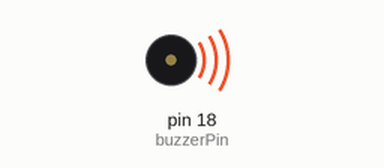
Bench run of a sketch on a simulated Arduino Uno, built with avr-gcc and run on an emulated ATmega328P. Shown: buzzer (waves = sounding).

Above: at 0.2 s.
At 8.6 s:
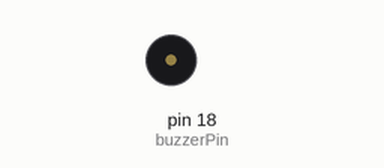
Timing chart, 0 to 13.7 s (numbered marks = the images above):
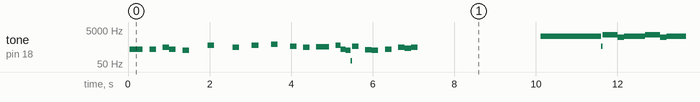

The sketch:

buzzer_demo.ino
```cpp
const int f = 349;
const int gS = 415;
const int a = 440;
const int cH = 523;
const int eH = 659;
const int fH = 698;
const int e6 = 1319;
const int g6 = 1568;
const int a6 = 1760;
const int as6 = 1865;
const int b6 = 1976;
const int c7 = 2093;
const int d7 = 2349;
const int e7 = 2637;
const int f7 = 2794;
const int g7 = 3136;

const int buzzerPin = 18;

void setup()
{
  //Setup pin modes
  pinMode(buzzerPin, OUTPUT);
}

void loop()
{
  MarioTheme();
  delay(3000);
  ImperialMarch();
  delay(3000);
}

void beep(int tone, int duration)
{
  for (long i = 0; i < duration * 900L; i += tone * 1)
  {
    digitalWrite(buzzerPin, HIGH);
    delayMicroseconds(tone*(.50));
    digitalWrite(buzzerPin, LOW);
    delayMicroseconds(tone*(.50));
  }
  delay(30);
}

void  ImperialMarch()
{
  beep(a, 500);
  beep(a, 500);
  beep(a, 500);
  beep(f, 350);
  beep(cH, 150);
  beep(a, 500);
  beep(f, 350);
  beep(cH, 150);
  beep(a, 650);
  delay(500);
  beep(eH, 500);
  beep(eH, 500);
  beep(eH, 500);
  beep(fH, 350);
  beep(cH, 150);
  beep(gS, 500);
  beep(f, 350);
  beep(cH, 150);
  beep(a, 650);
}

void  MarioTheme()
{
  beep(e7,150);
  beep(e7,150);
  delay(150);
  beep(e7,150);
  delay(150);
  beep(c7,150);
  beep(e7,150);
  delay(150);
  beep(g7,150);
  delay(450);
  beep(g6,150);
  delay(450);
  beep(c7,150);
  delay(300);
  beep(g6,150);
  delay(300);
  beep(e6,150);
  delay(300);
  beep(a6,150);
  delay(150);
  beep(b6,150);
  delay(150);
  beep(as6,150);
  beep(a6,150);
  delay(150);
  beep(g6,112);
  beep(e7,112);
  beep(g7,112);
  beep(a6,150);
  delay(150);
  beep(f7,150);
  beep(g7,150);
  delay(150);
  beep(e7,150);
  delay(150);
  beep(c7,150);
  beep(d7,150);
  beep(b6,150);
}
```

Measured:
- by itself, tone on pin 18 (buzzerPin): plays 376 Hz for 0.32 s, 376 Hz for 0.16 s, 472 Hz for 0.16 s, 376 Hz for 0.16 s, 316 Hz for 0.16 s, 628 Hz for 0.16 s … (243 notes in this stretch)
